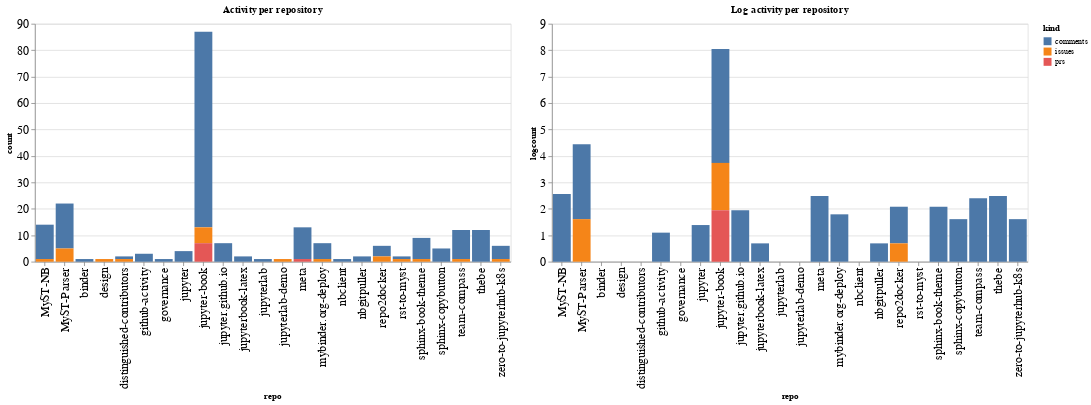

Source (notebook cell):
### Code cell
ch1 = alt.Chart(repo_summaries, width=600, title="Activity per repository").mark_bar().encode(
    x='repo',
    y='count',
    color='kind',
    tooltip="kind"
)

ch2 = alt.Chart(repo_summaries, width=600, title="Log activity per repository").mark_bar().encode(
    x='repo',
    y='logcount',
    color='kind',
    tooltip="kind"
)

ch1 | ch2

### Figure 1 — Vega-Lite specification as saved in the notebook (floating-point values rounded to 4 significant figures)
{"config": {"axisLeft": {"labelFontSize": 15}, "axisBottom": {"labelFontSize": 15}}, "hconcat": [{"mark": "bar", "encoding": {"color": {"type": "nominal", "field": "kind"}, "tooltip": {"type": "nominal", "field": "kind"}, "x": {"type": "nominal", "field": "repo"}, "y": {"type": "quantitative", "field": "count"}}, "title": "Activity per repository", "width": 600}, {"mark": "bar", "encoding": {"color": {"type": "nominal", "field": "kind"}, "tooltip": {"type": "nominal", "field": "kind"}, "x": {"type": "nominal", "field": "repo"}, "y": {"type": "quantitative", "field": "logcount"}}, "title": "Log activity per repository", "width": 600}], "data": {"name": "data-b586e1c1840e6fc14fa238b7a982b43b"}, "$schema": "https://vega.github.io/schema/vega-lite/v4.8.1.json", "datasets": {"data-b586e1c1840e6fc14fa238b7a982b43b": [{"repo": "MyST-NB", "kind": "comments", "count": 13, "logcount": 2.565}, {"repo": "MyST-NB", "kind": "issues", "count": 1, "logcount": 0.0}, {"repo": "MyST-Parser", "kind": "comments", "count": 17, "logcount": 2.833}, {"repo": "MyST-Parser", "kind": "issues", "count": 5, "logcount": 1.609}, {"repo": "binder", "kind": "comments", "count": 1, "logcount": 0.0}, {"repo": "design", "kind": "issues", "count": 1, "logcount": 0.0}, {"repo": "distinguished-contributors", "kind": "comments", "count": 1, "logcount": 0.0}, {"repo": "distinguished-contributors", "kind": "issues", "count": 1, "logcount": 0.0}, {"repo": "github-activity", "kind": "comments", "count": 3, "logcount": 1.099}, {"repo": "governance", "kind": "comments", "count": 1, "logcount": 0.0}, {"repo": "jupyter", "kind": "comments", "count": 4, "logcount": 1.386}, {"repo": "jupyter-book", "kind": "comments", "count": 74, "logcount": 4.304}, {"repo": "jupyter-book", "kind": "issues", "count": 6, "logcount": 1.792}, {"repo": "jupyter-book", "kind": "prs", "count": 7, "logcount": 1.946}, {"repo": "jupyter.github.io", "kind": "comments", "count": 7, "logcount": 1.946}, {"repo": "jupyterbook-latex", "kind": "comments", "count": 2, "logcount": 0.6931}, {"repo": "jupyterlab", "kind": "comments", "count": 1, "logcount": 0.0}, {"repo": "jupyterlab-demo", "kind": "issues", "count": 1, "logcount": 0.0}, {"repo": "meta", "kind": "comments", "count": 12, "logcount": 2.485}, {"repo": "meta", "kind": "prs", "count": 1, "logcount": 0.0}, {"repo": "mybinder.org-deploy", "kind": "comments", "count": 6, "logcount": 1.792}, {"repo": "mybinder.org-deploy", "kind": "issues", "count": 1, "logcount": 0.0}, {"repo": "nbclient", "kind": "comments", "count": 1, "logcount": 0.0}, {"repo": "nbgitpuller", "kind": "comments", "count": 2, "logcount": 0.6931}, {"repo": "repo2docker", "kind": "comments", "count": 4, "logcount": 1.386}, {"repo": "repo2docker", "kind": "issues", "count": 2, "logcount": 0.6931}, {"repo": "rst-to-myst", "kind": "comments", "count": 1, "logcount": 0.0}, {"repo": "rst-to-myst", "kind": "issues", "count": 1, "logcount": 0.0}, {"repo": "sphinx-book-theme", "kind": "comments", "count": 8, "logcount": 2.079}, {"repo": "sphinx-book-theme", "kind": "issues", "count": 1, "logcount": 0.0}, {"repo": "sphinx-copybutton", "kind": "comments", "count": 5, "logcount": 1.609}, {"repo": "team-compass", "kind": "comments", "count": 11, "logcount": 2.398}, {"repo": "team-compass", "kind": "issues", "count": 1, "logcount": 0.0}, {"repo": "thebe", "kind": "comments", "count": 12, "logcount": 2.485}, {"repo": "zero-to-jupyterhub-k8s", "kind": "comments", "count": 5, "logcount": 1.609}, {"repo": "zero-to-jupyterhub-k8s", "kind": "issues", "count": 1, "logcount": 0.0}]}}
